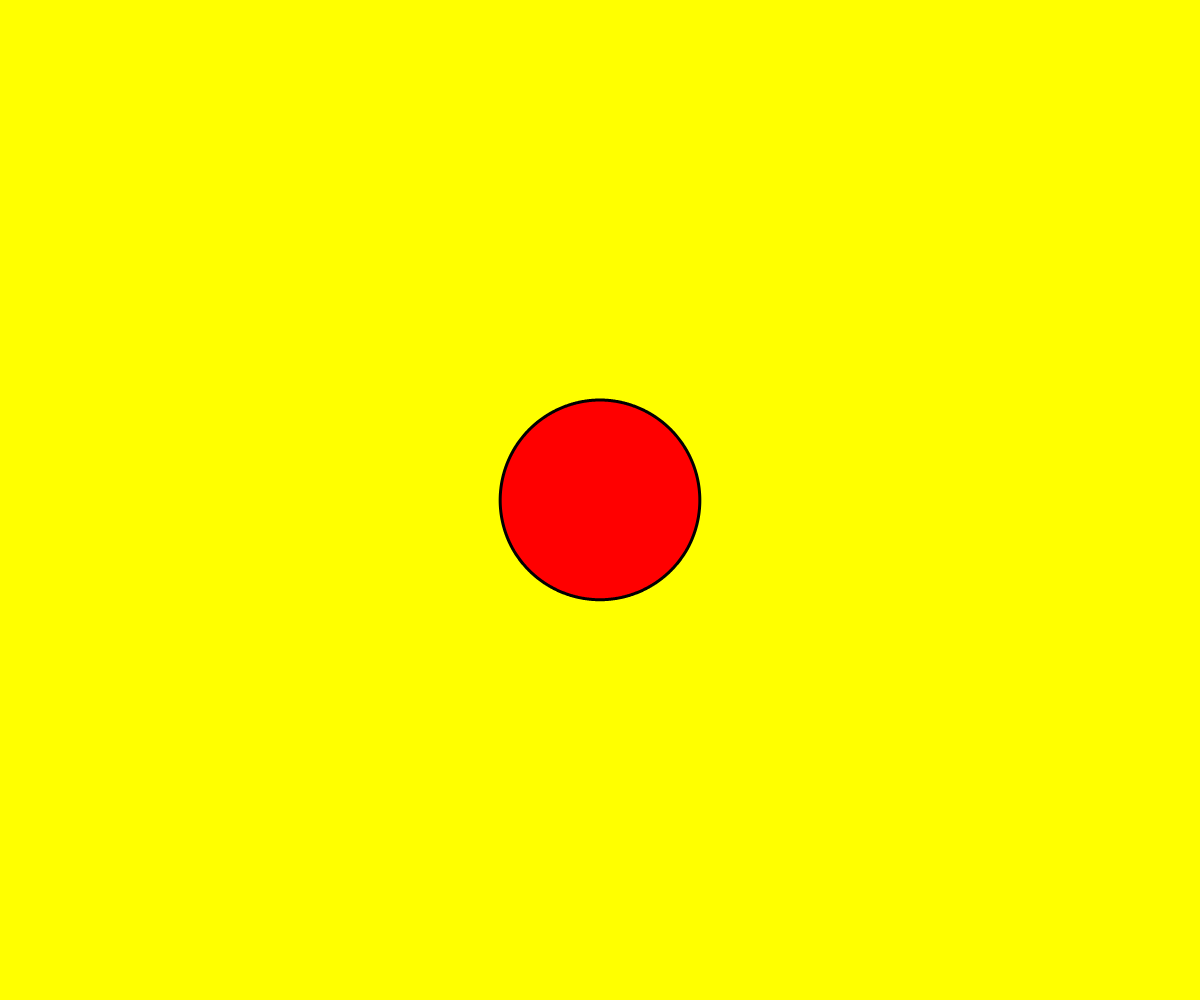
Frame 1 (no input)
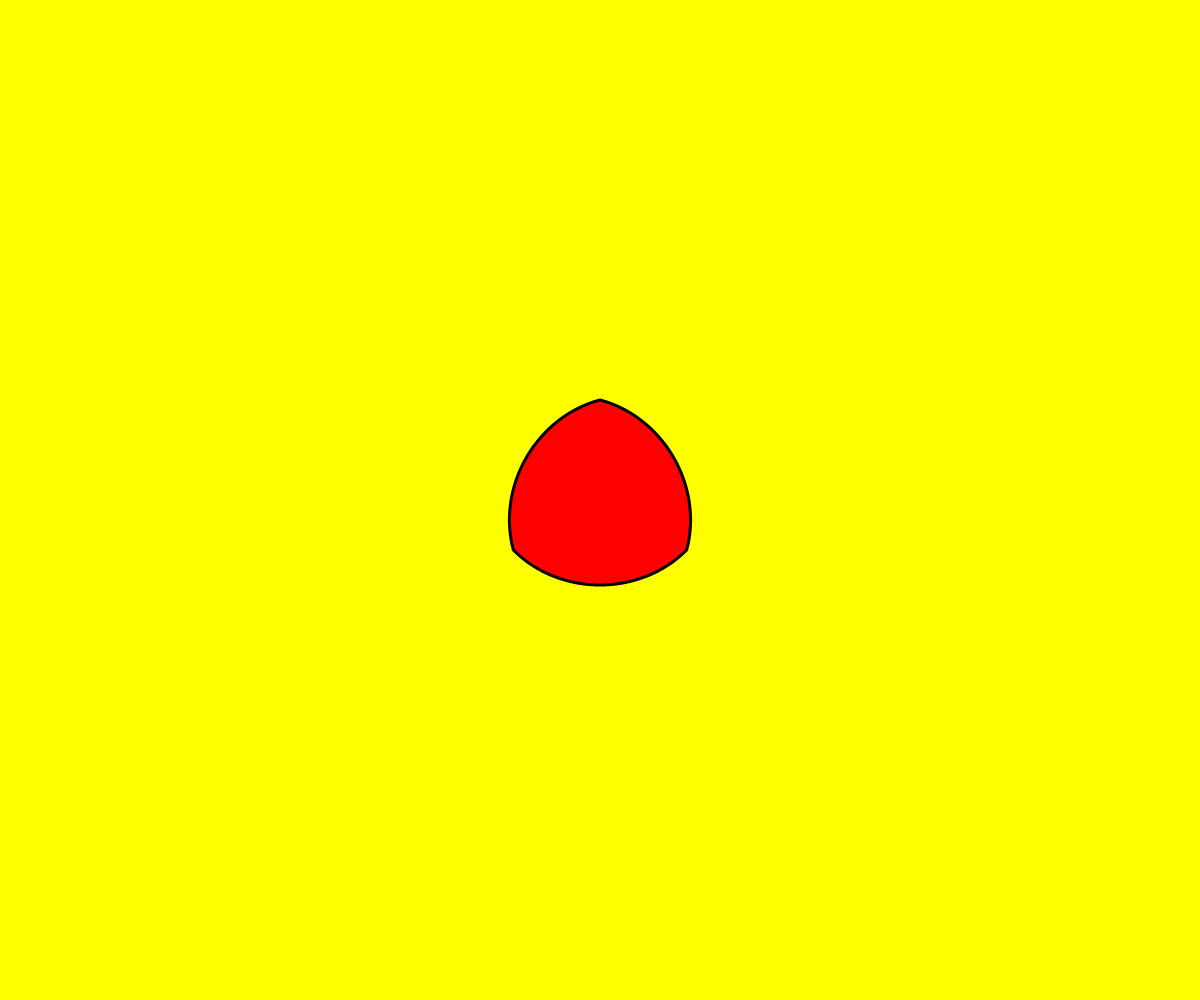
Frame 60 (no input)
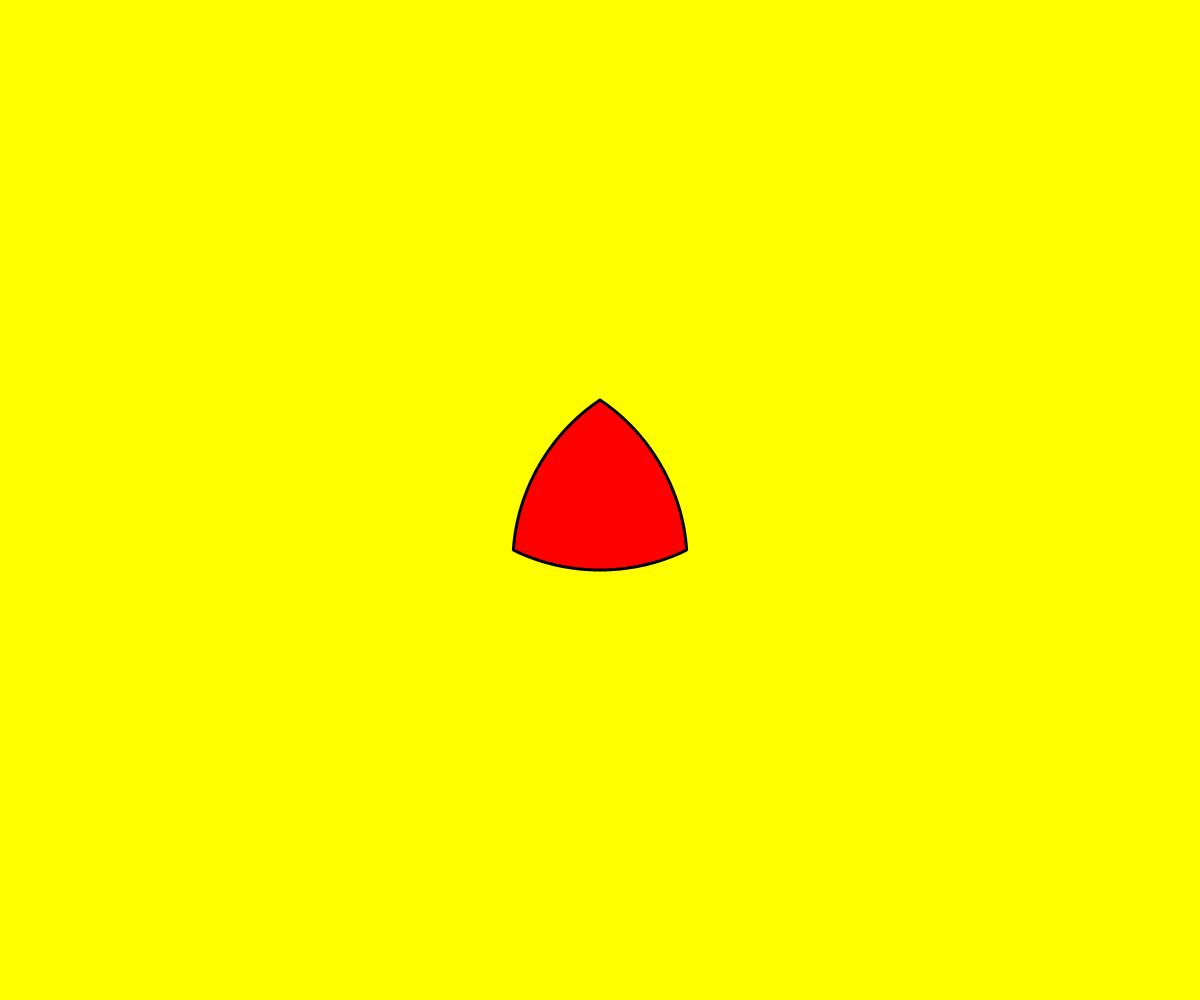
Frame 120 (the mouse pressed at the canvas centre since frame 60)

The p5.js sketch that drew these frames (run headless with seeded random() and noise() and a simulated clock; from frame 60 on, the mouse is pressed at the canvas centre):

// p5.js sketch
// ── sketch.js
let circleR = 100;
let divisions = 1000;

let circle_points = [];
let traingle_points = [];

let current_time;
let previous_time;

function setup(){
    createCanvas(windowWidth, windowHeight);

    let theta = 2*PI/divisions;

    let p1 = createVector(circleR*sin(0)+windowWidth/2,-circleR*cos(0)+windowHeight/2);
    let p2 = createVector(circleR*sin(2/3*PI)+windowWidth/2, -circleR*cos(2/3*PI)+windowHeight/2);
    let p3 = createVector(circleR*sin(4/3*PI)+windowWidth/2, -circleR*cos(4/3*PI)+windowHeight/2);
    let p_list = [p1, p2, p3];

    // let p = floor(divisions/3)
    // for (let i=0; i<p; i++) {
    //     traingle_points.push(lerp(p1, p2, i/p));
    // }

    // for (let i=0; i<p; i++) {
    //     traingle_points.push(lerp(p2, p3, i/(divisions/3)));
    // }

    // for (let i=0; i<p; i++) {
    //     traingle_points.push(lerp(p3, p1, i/(divisions/3)));
    // }

    let j = 0;

    for (let i=0; i<divisions; i++) {
        circle_points.push(createVector(circleR*sin(theta*i)+windowWidth/2, -circleR*cos(theta*i)+windowHeight/2));

        let lerp_amt = (i-j*(divisions/3))/(divisions/3);

        if (lerp_amt>1){
            j += 1;
            lerp_amt = (i-j*(divisions/3))/(divisions/3);

        }

        traingle_points.push(p5.Vector.lerp(p_list[(j)%p_list.length], p_list[(j+1)%p_list.length], lerp_amt));

    }

    // console.log(traingle_points);
    // console.log(p_list[(j)%p_list.length]);
    // console.log(p_list[(j+1)%p_list.length]);
    // console.log(p5.Vector.lerp(p_list[(j)%p_list.length], p_list[(j+1)%p_list.length], 0.5));

    current_time = millis();
    previous_time = millis();
    
}

let morph = [];
let k = 0;
let dir = 1;
let fr = 60;


function draw() {
    background(255,255,0);
    frameRate(fr);

    // circle(windowWidth/2, windowHeight/2, circleD);
    strokeWeight(3);
    // stroke(255, 204, 0);


    // k += dir*0.01; // has to be multipe of 1...

    current_time = millis();
    // console.log(previous_time)

    k += dir*0.005;//((current_time-previous_time)/600);

    if (k > 1) {
        console.log('too large')
        previous_time = current_time;
        dir = -1;
    } else if (k < 0) {
        console.log('too small')

        previous_time = current_time;
        dir = 1;
    } 

    console.log(k)



    

    for (let i=0; i<divisions; i++){
        morph[i] = p5.Vector.lerp(circle_points[i], traingle_points[i], k);
    }

    fill('red');
    beginShape();
    for (let i=0; i<divisions; i++) {
        vertex(morph[i].x, morph[i].y);
    }
    endShape(CLOSE);


    // strokeWeight(10);

    // // beginShape();
    // for (let i=0; i<divisions; i++) {
    //     point(traingle_points[i].x, traingle_points[i].y);
    // }
    // // endShape(CLOSE);

    // // beginShape();
    // for (let i=0; i<divisions; i++) {
    //     point(circle_points[i].x, circle_points[i].y);
    // }
    // // endShape(CLOSE);


    // point(circle_points[999].x, circle_points[999].y);
    // point(traingle_points[999].x, traingle_points[999].y);

}
